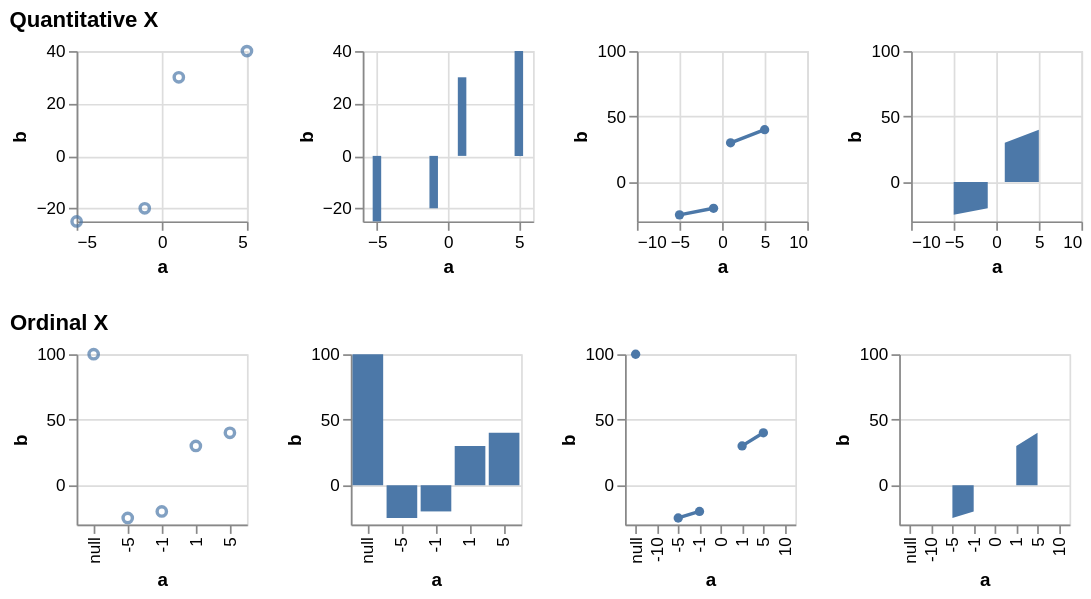

Specify this chart in Vega-Lite:
### Vega-Lite specification from a JSON file in a GitHub repository (floating-point values rounded to 4 significant figures)
{"$schema": "https://vega.github.io/schema/vega-lite/v5.json", "description": "Testing invalid", "data": {"values": [{"a": null, "b": 100}, {"a": -10, "b": null}, {"a": -5, "b": -25}, {"a": -1, "b": -20}, {"a": 0, "b": null}, {"a": 1, "b": 30}, {"a": 5, "b": 40}, {"a": 10, "b": null}]}, "config": {"mark": {"invalid": "break-paths-show-path-domains", "tooltip": true}}, "vconcat": [{"title": "Quantitative X", "hconcat": [{"width": 100, "height": 100, "mark": "point", "encoding": {"x": {"field": "a", "type": "quantitative"}, "y": {"field": "b", "type": "quantitative"}}}, {"width": 100, "height": 100, "mark": "bar", "encoding": {"x": {"field": "a", "type": "quantitative"}, "y": {"field": "b", "type": "quantitative"}}}, {"width": 100, "height": 100, "layer": [{"mark": "line", "encoding": {"x": {"field": "a", "type": "quantitative"}, "y": {"field": "b", "type": "quantitative"}}}, {"mark": {"type": "point", "opacity": 1, "filled": true}, "encoding": {"x": {"field": "a", "type": "quantitative"}, "y": {"field": "b", "type": "quantitative"}}}]}, {"width": 100, "height": 100, "mark": "area", "encoding": {"x": {"field": "a", "type": "quantitative"}, "y": {"field": "b", "type": "quantitative"}}}]}, {"title": "Ordinal X", "hconcat": [{"width": 100, "height": 100, "mark": "point", "encoding": {"x": {"field": "a", "type": "ordinal"}, "y": {"field": "b", "type": "quantitative"}}}, {"width": 100, "height": 100, "mark": "bar", "encoding": {"x": {"field": "a", "type": "ordinal"}, "y": {"field": "b", "type": "quantitative"}}}, {"width": 100, "height": 100, "layer": [{"mark": "line", "encoding": {"x": {"field": "a", "type": "ordinal"}, "y": {"field": "b", "type": "quantitative"}}}, {"mark": {"type": "point", "opacity": 1, "filled": true}, "encoding": {"x": {"field": "a", "type": "ordinal"}, "y": {"field": "b", "type": "quantitative"}}}]}, {"width": 100, "height": 100, "mark": "area", "encoding": {"x": {"field": "a", "type": "ordinal"}, "y": {"field": "b", "type": "quantitative"}}}]}]}
